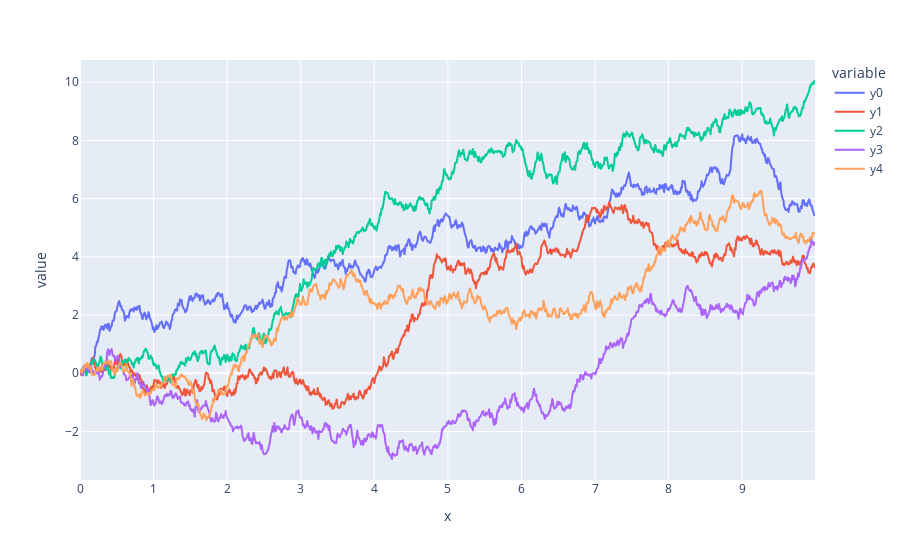

The notebook cell saved with this chart:
### Code cell
simulation_data = {}

nsims = 5
for i in range(nsims):
    x, y = simulate_1d_bm_with_drift()
    simulation_data['x'] = x
    simulation_data['y{col}'.format(col=i)] = y

ycols = ['y{col}'.format(col=i) for i in range(nsims)]
fig = px.line(simulation_data, x='x', y=ycols)
fig.show()

### Figure 1 — Plotly figure (JSON) as saved in the notebook; plotly's stock layout.template omitted (floating-point values rounded to 4 significant figures; data arrays with more than 128 entries replaced by an {"elided": "..."} marker saying what was removed)
{"data": [{"hovertemplate": "variable=y0<br>x=%{x}<br>value=%{y}<extra></extra>", "legendgroup": "y0", "line": {"color": "#636efa", "dash": "solid"}, "marker": {"symbol": "circle"}, "mode": "lines", "name": "y0", "showlegend": true, "type": "scattergl", "x": {"elided": "1000 float values"}, "xaxis": "x", "y": {"elided": "1000 float values"}, "yaxis": "y"}, {"hovertemplate": "variable=y1<br>x=%{x}<br>value=%{y}<extra></extra>", "legendgroup": "y1", "line": {"color": "#EF553B", "dash": "solid"}, "marker": {"symbol": "circle"}, "mode": "lines", "name": "y1", "showlegend": true, "type": "scattergl", "x": {"elided": "1000 float values"}, "xaxis": "x", "y": {"elided": "1000 float values"}, "yaxis": "y"}, {"hovertemplate": "variable=y2<br>x=%{x}<br>value=%{y}<extra></extra>", "legendgroup": "y2", "line": {"color": "#00cc96", "dash": "solid"}, "marker": {"symbol": "circle"}, "mode": "lines", "name": "y2", "showlegend": true, "type": "scattergl", "x": {"elided": "1000 float values"}, "xaxis": "x", "y": {"elided": "1000 float values"}, "yaxis": "y"}, {"hovertemplate": "variable=y3<br>x=%{x}<br>value=%{y}<extra></extra>", "legendgroup": "y3", "line": {"color": "#ab63fa", "dash": "solid"}, "marker": {"symbol": "circle"}, "mode": "lines", "name": "y3", "showlegend": true, "type": "scattergl", "x": {"elided": "1000 float values"}, "xaxis": "x", "y": {"elided": "1000 float values"}, "yaxis": "y"}, {"hovertemplate": "variable=y4<br>x=%{x}<br>value=%{y}<extra></extra>", "legendgroup": "y4", "line": {"color": "#FFA15A", "dash": "solid"}, "marker": {"symbol": "circle"}, "mode": "lines", "name": "y4", "showlegend": true, "type": "scattergl", "x": {"elided": "1000 float values"}, "xaxis": "x", "y": {"elided": "1000 float values"}, "yaxis": "y"}], "layout": {"legend": {"title": {"text": "variable"}, "tracegroupgap": 0}, "margin": {"t": 60}, "xaxis": {"anchor": "y", "domain": [0, 1], "title": {"text": "x"}}, "yaxis": {"anchor": "x", "domain": [0, 1], "title": {"text": "value"}}}}
